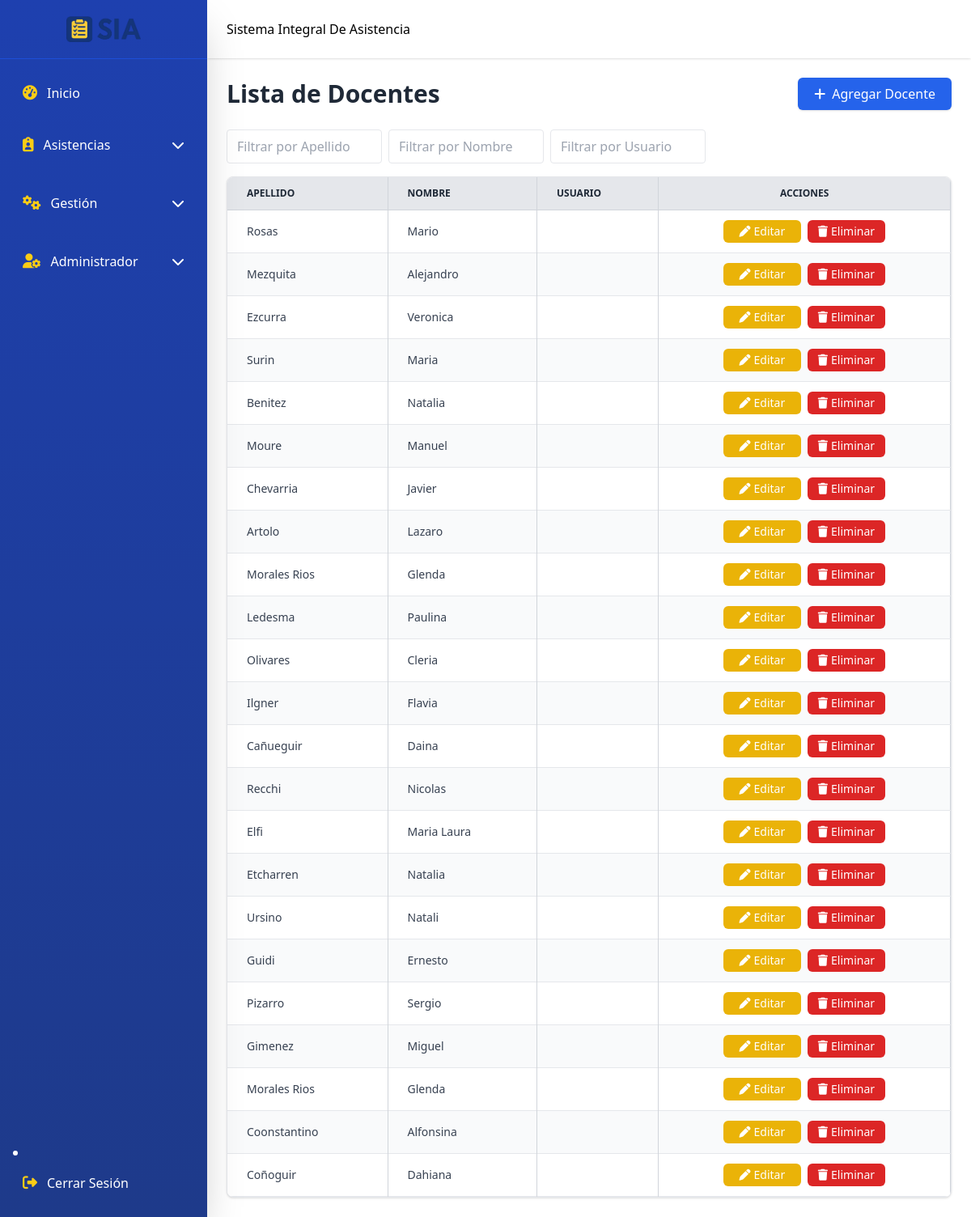
Before: /teachers.php (signed in) with the older database file.
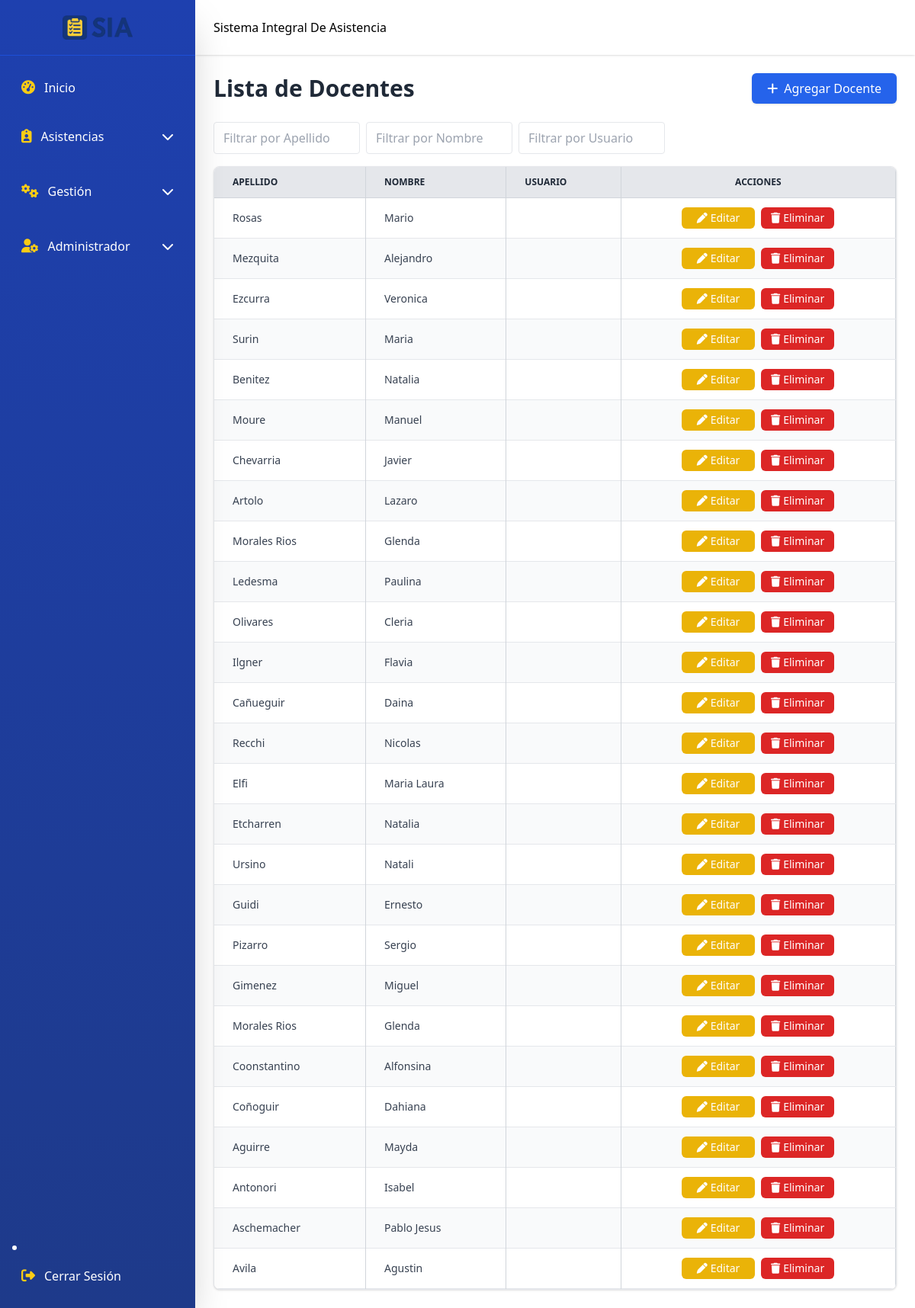
After: the same page with the newer database file.
### tables this page shows
CREATE TABLE `teachers` (
  `teacher_id` int(11) NOT NULL,
  `user_id` int(11) DEFAULT NULL,
  `first_name` varchar(50) NOT NULL,
  `last_name` varchar(50) NOT NULL
);

### teachers.php (the view, shortened to what this page needs)
<?php
include 'includes/session.php';
include 'includes/header.php';
include 'includes/sidebar.php';
include 'includes/navbar.php';
include 'includes/conn.php';
?>
<div class="flex-1 md:ml-64 transition-all duration-300">
  <br><br><br>
  <main class="pt-20 p-4 md:p-6">
    <div class="flex flex-col md:flex-row justify-between items-start md:items-center mb-6 gap-3 md:gap-0">
      <h1 class="text-3xl font-bold text-gray-800">Lista de Docentes</h1>
      <a href="javascript:void(0)" onclick="openModal('addTeacherModal')"
         class="inline-flex items-center bg-blue-600 text-white px-5 py-2 rounded-md shadow hover:bg-blue-700 transition w-full md:w-auto justify-center">
        <i class="fa-solid fa-plus mr-2"></i> Agregar Docente
      </a>
    </div>
    <div class="flex flex-wrap gap-2 mb-4">
      <input type="text" id="filterTeacherLastName" placeholder="Filtrar por Apellido" class="px-3 py-2 border rounded w-48">
      <input type="text" id="filterTeacherName" placeholder="Filtrar por Nombre" class="px-3 py-2 border rounded w-48">
      <input type="text" id="filterTeacherEmail" placeholder="Filtrar por Usuario" class="px-3 py-2 border rounded w-48">
    </div>
    <div class="overflow-x-auto rounded-lg shadow border border-gray-200 bg-white">
      <table class="min-w-full text-sm text-gray-700 border-collapse" id="teachersTable">
        <thead class="bg-gray-200 text-gray-800 uppercase text-xs font-semibold border-b border-gray-300">
          <tr>
            <th class="px-6 py-3 border-r border-gray-300 text-left">Apellido</th>
            <th class="px-6 py-3 border-r border-gray-300 text-left">Nombre</th>
            <th class="px-6 py-3 border-r border-gray-300 text-left">Usuario</th>
            <th class="px-6 py-3 border-r border-gray-300 text-center">Acciones</th>
          </tr>
        </thead>
        <tbody>
          <?php
          try {
              $sql = "SELECT t.teacher_id, t.first_name, t.last_name, u.email AS user_email
                      FROM teachers t
                      LEFT JOIN users u ON t.user_id = u.user_id
                      ORDER BY t.teacher_id ASC";
              $stmt = $conn->query($sql);
              $teachers = $stmt->fetchAll();
              if ($teachers) {
                  foreach ($teachers as $i => $teacher) {
                      $rowClass = $i % 2 === 0 ? 'bg-white' : 'bg-gray-50';
                      echo "<tr class='{$rowClass} border-b border-gray-200 hover:bg-gray-50'>";
                      echo "<td class='px-6 py-3 border-r border-gray-300'>{$teacher['last_name']}</td>";
                      echo "<td class='px-6 py-3 border-r border-gray-300'>{$teacher['first_name']}</td>";
                      echo "<td class='px-6 py-3 border-r border-gray-300'>{$teacher['user_email']}</td>";
                      echo "<td class='px-6 py-3 border-r border-gray-300 text-center flex justify-center gap-2'>
                              <a href='javascript:void(0)' onclick='openEditModalTeacher(".json_encode($teacher).")'
                                 class='flex items-center justify-center bg-yellow-500 hover:bg-yellow-600 text-white px-3 py-1 rounded-md transition w-24'>
                                  <i class='fa-solid fa-pen mr-1'></i>Editar
                              </a>
                              <a href='teachers_back/delete_teacher.php?id={$teacher['teacher_id']}'
                                 class='flex items-center justify-center bg-red-600 hover:bg-red-700 text-white px-3 py-1 rounded-md transition w-24'
                                 onclick=\"return confirm('¿Estás seguro de eliminar este docente?')\">
                                  <i class='fa-solid fa-trash mr-1'></i>Eliminar
                              </a>
                            </td>";
                      echo "</tr>";
                  }
              } else {
                  echo "<tr><td colspan='4' class='px-6 py-4 text-center text-gray-500'>No hay docentes registrados</td></tr>";
              }
          } catch (PDOException $e) {
              echo "<tr><td colspan='4' class='px-6 py-4 text-center text-red-600'>Error: {$e->getMessage()}</td></tr>";
          }
          ?>
        </tbody>
      </table>
    </div>
  </main>
</div>

### includes/header.php (shortened to what this page needs)
<!DOCTYPE html>
<html lang="es">
<head>
  <script src="https://cdn.tailwindcss.com" defer></script>
  <link rel="stylesheet" href="https://cdn.jsdelivr.net/npm/swiper@11/swiper-bundle.min.css"/>
  <link rel="stylesheet" href="https://cdnjs.cloudflare.com/ajax/libs/font-awesome/6.5.2/css/all.min.css"/>
</head>
<body class="flex">

### includes/sidebar.php (shortened to what this page needs)
<?php
include 'includes/conn.php';
$role_id = $_SESSION['role_id'];
$permissions = [];
try {
    $stmt = $conn->prepare("SELECT page, action FROM role_permissions WHERE role_id = ?");
    $stmt->execute([$role_id]);
    $perms = $stmt->fetchAll(PDO::FETCH_ASSOC);
    foreach ($perms as $perm) {
        $permissions[$perm['page']][] = $perm['action'];
    }
} catch (PDOException $e) {
    echo "Error al cargar permisos: " . $e->getMessage();
}
?>
<aside id="sidebar" class="fixed top-0 left-0 h-screen w-64 bg-gradient-to-b from-blue-800 to-blue-900 text-white shadow-2xl flex flex-col transform -translate-x-full md:translate-x-0 transition-transform duration-300 ease-in-out z-50">
  <div class="relative p-5 border-b border-blue-700 flex justify-center items-center">
    <img src="assets/img/logosia.png" alt="Logo" class="h-8 w-auto">
  </div>
  <nav class="flex-1 p-4 overflow-y-auto">
    <ul class="space-y-3">
      <?php if(isset($permissions['index.php']) && in_array('view', $permissions['index.php'])): ?>
      <li>
        <a href="index.php" class="flex items-center p-3 rounded-lg hover:bg-blue-700 transition-all relative">
          <i class="fas fa-gauge-high mr-3 text-lg text-yellow-400"></i>
          <span class="font-medium">Inicio</span>
        </a>
      </li>
      <?php endif; ?>
      <?php
      $attendance_pages = ['attendance.php','attendance_report.php','student_attendance.php','teachers_attendance.php','attendance_reports_list.php'];
      $has_attendance = false;
      foreach($attendance_pages as $page) {
          if(isset($permissions[$page]) && in_array('view', $permissions[$page])) { $has_attendance = true; break; }
      }
      ?>
      <?php if($has_attendance): ?>
      <li>
        <button class="flex items-center justify-between w-full p-3 rounded-lg hover:bg-blue-700 focus:outline-none transition-all relative"
                onclick="this.nextElementSibling.classList.toggle('max-h-0'); this.nextElementSibling.classList.toggle('max-h-96');">
          <span class="flex items-center">
            <i class="fas fa-clipboard-user mr-3 text-lg text-yellow-400"></i>
            <span class="font-medium">Asistencias</span>
          </span>
          <i class="fas fa-chevron-down transition-transform duration-300"></i>
        </button>
      </li>
      <?php endif; ?>
      <?php
      $gestion_pages = ['teachers.php','students.php','courses.php','subjects.php','schedules.php','classrooms.php'];
      $has_gestion = false;
      foreach($gestion_pages as $page) {
          if(isset($permissions[$page]) && in_array('view', $permissions[$page])) { $has_gestion = true; break; }
      }
      ?>
      <?php if($has_gestion): ?>
      <li>
        <button class="flex items-center justify-between w-full p-3 rounded-lg hover:bg-blue-700 focus:outline-none transition-all relative"
                onclick="this.nextElementSibling.classList.toggle('max-h-0'); this.nextElementSibling.classList.toggle('max-h-96');">
          <span class="flex items-center">
            <i class="fas fa-gears mr-3 text-lg text-yellow-400"></i>
            <span class="font-medium">Gestión</span>
          </span>
          <i class="fas fa-chevron-down transition-transform duration-300"></i>
        </button>
      </li>
      <?php endif; ?>
      <?php
      $admin_pages = ['users.php','roles.php','attendance_report_admin.php'];
      $has_admin = false;
      foreach($admin_pages as $page) {
          if(isset($permissions[$page]) && in_array('view', $permissions[$page])) { $has_admin = true; break; }
      }
      ?>
      <?php if($has_admin): ?>
      <li>
        <button class="flex items-center justify-between w-full p-3 rounded-lg hover:bg-blue-700 focus:outline-none transition-all relative"
                onclick="this.nextElementSibling.classList.toggle('max-h-0'); this.nextElementSibling.classList.toggle('max-h-96');">
          <span class="flex items-center">
            <i class="fas fa-user-gear mr-3 text-lg text-yellow-400"></i>
            <span class="font-medium">Administrador</span>
          </span>
          <i class="fas fa-chevron-down transition-transform duration-300"></i>
        </button>
      </li>
      <?php endif; ?>
    </ul>
  </nav>
  <li class="mt-6 mb-4 px-4">
    <a href="logout.php" class="flex items-center p-3 rounded-lg hover:bg-red-600 transition-all relative">
      <i class="fas fa-right-from-bracket mr-3 text-lg text-yellow-400"></i>
      <span class="font-medium">Cerrar Sesión</span>
    </a>
  </li>
</aside>

### includes/navbar.php (shortened to what this page needs)
<header class="fixed top-0 left-0 md:left-64 right-0 bg-white shadow flex justify-between items-center p-6 z-30 transition-all duration-300">
  <div class="flex items-center space-x-4">
    <div class="flex items-center space-x-2">
      <span class="font-medium">Sistema Integral De Asistencia</span>
    </div>
  </div>
</header>

Changed rows visible on the page:
added teachers: last_name "Aguirre", first_name "Mayda"
added teachers: last_name "Antonori", first_name "Isabel"
added teachers: last_name "Aschemacher", first_name "Pablo Jesus"
added teachers: last_name "Avila", first_name "Agustin"
